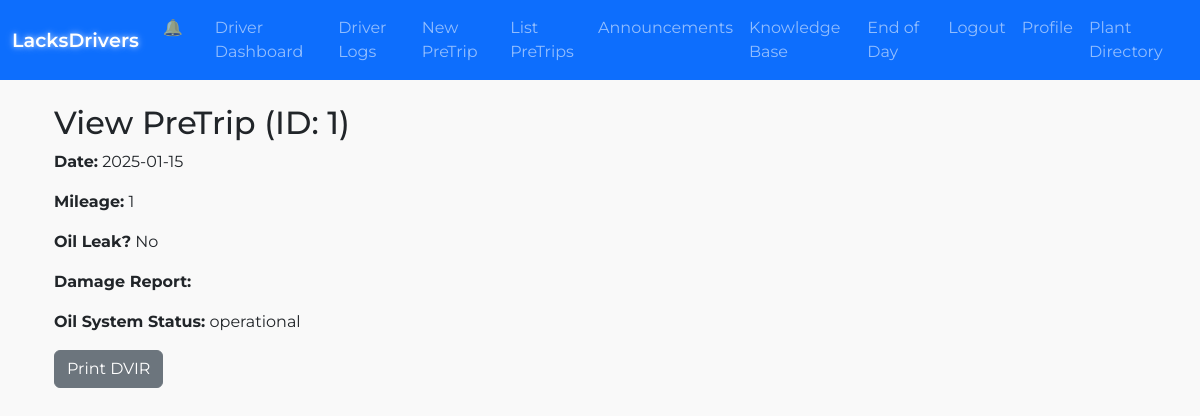
Before: /view_pretrip/1 (signed in) with the older database file.
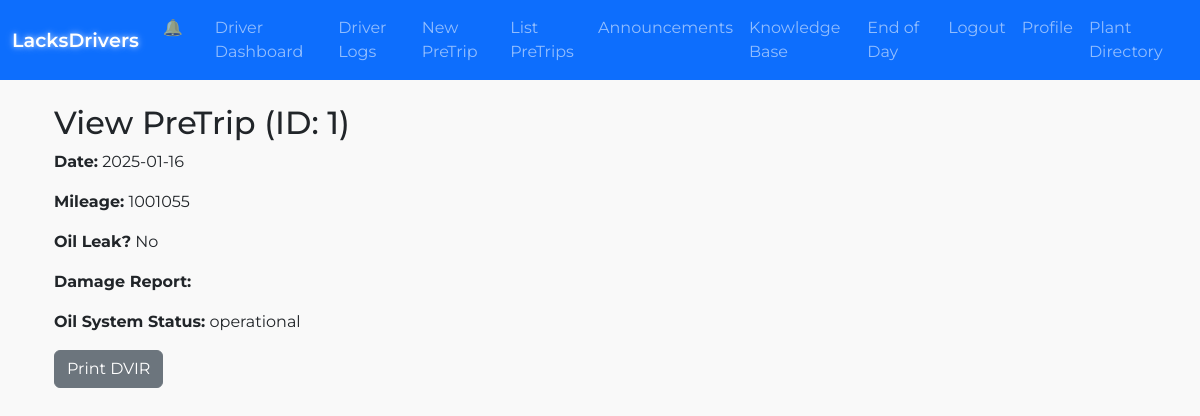
After: the same page with the newer database file.
### lacksdrivers.py (models this page shows)
class PreTrip(db.Model):
    __tablename__ = "pretrip"
    id = db.Column(db.Integer, primary_key=True)
    user_id = db.Column(db.Integer, db.ForeignKey("user.id"), nullable=False)
    truck_number = db.Column(db.String(50))
    trailer_number = db.Column(db.String(50))
    pretrip_date = db.Column(db.Date, default=date.today)
    shift = db.Column(db.String(10))
    start_mileage = db.Column(db.Integer)
    cab_doors_windows = db.Column(db.Boolean, default=False)
    body_doors = db.Column(db.Boolean, default=False)
    oil_leak = db.Column(db.Boolean, default=False)
    grease_leak = db.Column(db.Boolean, default=False)
    coolant_leak = db.Column(db.Boolean, default=False)
    fuel_leak = db.Column(db.Boolean, default=False)
    gc_no_defects = db.Column(db.Boolean, default=False)
    gauges_warning = db.Column(db.Boolean, default=False)
    wipers = db.Column(db.Boolean, default=False)
    horn = db.Column(db.Boolean, default=False)
    heater_defroster = db.Column(db.Boolean, default=False)
    mirrors = db.Column(db.Boolean, default=False)
    seat_belts_steering = db.Column(db.Boolean, default=False)
    clutch = db.Column(db.Boolean, default=False)
    service_brakes = db.Column(db.Boolean, default=False)
    parking_brake = db.Column(db.Boolean, default=False)
    emergency_brakes = db.Column(db.Boolean, default=False)
    triangles = db.Column(db.Boolean, default=False)
    fire_extinguisher = db.Column(db.Boolean, default=False)
    safety_equipment = db.Column(db.Boolean, default=False)
    incab_no_defects = db.Column(db.Boolean, default=False)
    oil_level = db.Column(db.Boolean, default=False)
    coolant_level = db.Column(db.Boolean, default=False)
    belts = db.Column(db.Boolean, default=False)
    hoses = db.Column(db.Boolean, default=False)
    ec_no_defects = db.Column(db.Boolean, default=False)
    lights_working = db.Column(db.Boolean, default=False)
    reflectors = db.Column(db.Boolean, default=False)
    suspension = db.Column(db.Boolean, default=False)
    tires = db.Column(db.Boolean, default=False)
    wheels_rims = db.Column(db.Boolean, default=False)
    battery = db.Column(db.Boolean, default=False)
    exhaust = db.Column(db.Boolean, default=False)
    brakes = db.Column(db.Boolean, default=False)
    air_lines = db.Column(db.Boolean, default=False)
    light_line = db.Column(db.Boolean, default=False)
    fifth_wheel = db.Column(db.Boolean, default=False)
    coupling = db.Column(db.Boolean, default=False)
    tie_downs = db.Column(db.Boolean, default=False)
    rear_end_protection = db.Column(db.Boolean, default=False)
    exterior_no_defects = db.Column(db.Boolean, default=False)
    towed_bodydoors = db.Column(db.Boolean, default=False)
    towed_tiedowns = db.Column(db.Boolean, default=False)
    towed_lights = db.Column(db.Boolean, default=False)
    towed_reflectors = db.Column(db.Boolean, default=False)
    towed_suspension = db.Column(db.Boolean, default=False)
    towed_tires = db.Column(db.Boolean, default=False)
    towed_wheels = db.Column(db.Boolean, default=False)
    towed_brakes = db.Column(db.Boolean, default=False)
    towed_landing_gear = db.Column(db.Boolean, default=False)
    towed_kingpin = db.Column(db.Boolean, default=False)
    towed_fifthwheel = db.Column(db.Boolean, default=False)
    towed_othercoupling = db.Column(db.Boolean, default=False)
    towed_rearend = db.Column(db.Boolean, default=False)
    towed_no_defects = db.Column(db.Boolean, default=False)
    truck_type = db.Column(db.String(20))
    oil_system_status = db.Column(db.String(20), default="operational")
    tires_status = db.Column(db.String(20), default="operational")
    damage_report = db.Column(db.Text)
    created_at = db.Column(db.DateTime, default=datetime.utcnow)
    updated_at = db.Column(db.DateTime, onupdate=datetime.utcnow)
    posttrip = db.relationship("PostTrip", uselist=False, backref="pretrip")

### lacksdrivers.py (the view)
@app.route("/view_pretrip/<int:pretrip_id>")
@login_required
def view_pretrip(pretrip_id):
    pt = PreTrip.query.get_or_404(pretrip_id)
    if current_user.role == "driver" and pt.user_id != current_user.id:
        flash("Not authorized to view that PreTrip.", "danger")
        return redirect(url_for("list_pretrips"))
    return render_template("view_pretrip.html", pretrip=pt, readonly=(current_user.role=="management"))

### lacksdrivers.py (called while the page is built)
@app.context_processor
def inject_plant_addresses():
    return dict(PLANT_ADDRESSES=PLANT_ADDRESSES)

@login_manager.user_loader
def load_user(user_id):
    return User.query.get(int(user_id))

### templates/view_pretrip.html
{% extends "base.html" %}
{% block content %}
<div class="container">
  <h2>View PreTrip (ID: {{ pretrip.id }})</h2>
  <p><strong>Date:</strong> {{ pretrip.pretrip_date }}</p>
  <p><strong>Mileage:</strong> {{ pretrip.start_mileage or '' }}</p>
  <p><strong>Oil Leak?</strong> {{ "Yes" if pretrip.oil_leak else "No" }}</p>
  <p><strong>Damage Report:</strong> {{ pretrip.damage_report or '' }}</p>
  <p><strong>Oil System Status:</strong> {{ pretrip.oil_system_status }}</p>
  <a href="{{ url_for('pretrip_printable', pretrip_id=pretrip.id) }}"
     class="btn btn-secondary"
  >
    Print DVIR
  </a>
</div>
{% endblock %}

Changed rows visible on the page:
changed PreTrip "No": pretrip_date "2025-01-15" → "2025-01-16"; start_mileage "1" → "1001055"
